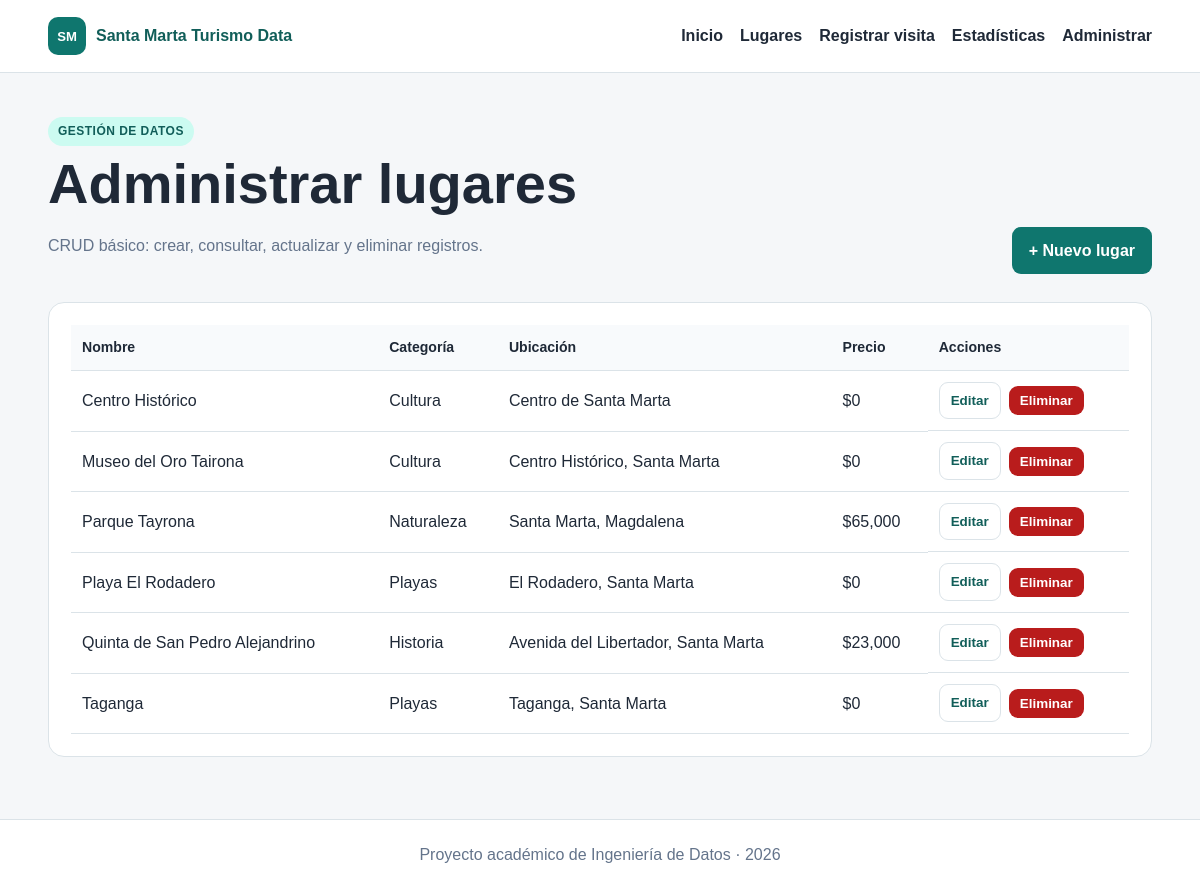
The app's page /administrar with its own data.
### tables this page shows
CREATE TABLE lugares (
    id_lugar INTEGER PRIMARY KEY AUTOINCREMENT,
    nombre TEXT NOT NULL,
    id_categoria INTEGER NOT NULL,
    ubicacion TEXT NOT NULL,
    descripcion TEXT NOT NULL,
    precio REAL NOT NULL DEFAULT 0 CHECK(precio >= 0),
    FOREIGN KEY (id_categoria) REFERENCES categorias(id_categoria)
);

CREATE TABLE categorias (
    id_categoria INTEGER PRIMARY KEY AUTOINCREMENT,
    nombre_categoria TEXT NOT NULL UNIQUE,
    descripcion TEXT
);

### app.py (the view)
@app.route("/administrar")
def administrar():
    conn = get_db()
    datos = conn.execute("""
        SELECT l.*, c.nombre_categoria
        FROM lugares l
        JOIN categorias c ON c.id_categoria = l.id_categoria
        ORDER BY l.nombre
    """).fetchall()
    conn.close()
    return render_template("administrar.html", lugares=datos)

### app.py (called while the page is built)
def get_db():
    conn = sqlite3.connect(DB_PATH)
    conn.row_factory = sqlite3.Row
    conn.execute("PRAGMA foreign_keys = ON")
    return conn

@app.context_processor
def inject_globals():
    return {"current_year": datetime.now().year}

### templates/administrar.html (shortened to what this page needs)
{% extends "base.html" %}
{% block content %}
<section class="pagina-titulo fila-titulo">
    <div>
        <span class="etiqueta">Gestión de datos</span>
        <h1>Administrar lugares</h1>
        <p>CRUD básico: crear, consultar, actualizar y eliminar registros.</p>
    </div>
    <a class="boton" href="{{ url_for('nuevo_lugar') }}">+ Nuevo lugar</a>
</section>
<section class="panel">
    <div class="tabla-contenedor">
        <table>
            <thead>
                <tr><th>Nombre</th><th>Categoría</th><th>Ubicación</th><th>Precio</th><th>Acciones</th></tr>
            </thead>
            <tbody>
                {% for lugar in lugares %}
                <tr>
                    <td>{{ lugar.nombre }}</td>
                    <td>{{ lugar.nombre_categoria }}</td>
                    <td>{{ lugar.ubicacion }}</td>
                    <td>${{ "{:,.0f}".format(lugar.precio) }}</td>
                    <td class="acciones-tabla">
                        <a class="boton pequeno secundario" href="{{ url_for('editar_lugar', id_lugar=lugar.id_lugar) }}">Editar</a>
                        <form method="post" action="{{ url_for('eliminar_lugar', id_lugar=lugar.id_lugar) }}" onsubmit="return confirm('¿Eliminar este lugar?')">
                            <button class="boton pequeno peligro" type="submit">Eliminar</button>
                        </form>
                    </td>
                </tr>
                {% endfor %}
            </tbody>
        </table>
    </div>
</section>
{% endblock %}

### static/css/estilos.css (style rules this page uses)
:root { --primario: #0f766e; --primario-oscuro: #115e59; --secundario: #2563eb; --tercero: #7c3aed; --fondo: #f5f7f9; --texto: #1f2937; --gris: #64748b; --blanco: #ffffff; --borde: #dbe3e8; --suave: #eef7f6; --peligro: #b91c1c; }
* { box-sizing: border-box; }
body { margin: 0; font-family: Arial, Helvetica, sans-serif; color: var(--texto); background: var(--fondo); line-height: 1.6; }
.hero h1, .pagina-titulo h1, .detalle-hero h1 { font-size: clamp(2rem, 5vw, 3.5rem); line-height: 1.08; margin: 8px 0 18px; }
.hero p, .pagina-titulo p { color: var(--gris); }
.etiqueta, .badge { display: inline-block; color: var(--primario-oscuro); background: #ccfbf1; padding: 5px 10px; border-radius: 999px; font-size: .75rem; font-weight: 800; text-transform: uppercase; letter-spacing: .04em; }
.boton { display: inline-block; background: var(--primario); color: white; padding: 11px 17px; border-radius: 9px; text-decoration: none; border: none; cursor: pointer; font-weight: 700; }
.boton.secundario { background: white; color: var(--primario-oscuro); border: 1px solid var(--borde); }
.boton.pequeno { padding: 7px 11px; font-size: .84rem; }
.boton.peligro { background: var(--peligro); }
.encabezado-seccion, .fila-titulo { display: flex; justify-content: space-between; align-items: end; gap: 20px; margin-bottom: 20px; }
.card, .panel, .panel-suave { background: white; border: 1px solid var(--borde); border-radius: 16px; padding: 22px; }
.pagina-titulo { margin: 10px 0 28px; }
.tabla-contenedor { overflow-x: auto; }
table { width: 100%; border-collapse: collapse; }
th, td { text-align: left; padding: 11px; border-bottom: 1px solid var(--borde); }
th { background: #f8fafc; font-size: .88rem; }
.acciones-tabla { display: flex; align-items: center; gap: 8px; }

### records on screen
lugares: nombre "Centro Histórico", nombre_categoria "Cultura", ubicacion "Centro de Santa Marta", precio "0"
lugares: nombre "Museo del Oro Tairona", nombre_categoria "Cultura", ubicacion "Centro Histórico, Santa Marta", precio "0"
lugares: nombre "Parque Tayrona", nombre_categoria "Naturaleza", ubicacion "Santa Marta, Magdalena", precio "65,000"
lugares: nombre "Playa El Rodadero", nombre_categoria "Playas", ubicacion "El Rodadero, Santa Marta", precio "0"
lugares: nombre "Quinta de San Pedro Alejandrino", nombre_categoria "Historia", ubicacion "Avenida del Libertador, Santa Marta", precio "23,000"
lugares: nombre "Taganga", nombre_categoria "Playas", ubicacion "Taganga, Santa Marta", precio "0"
